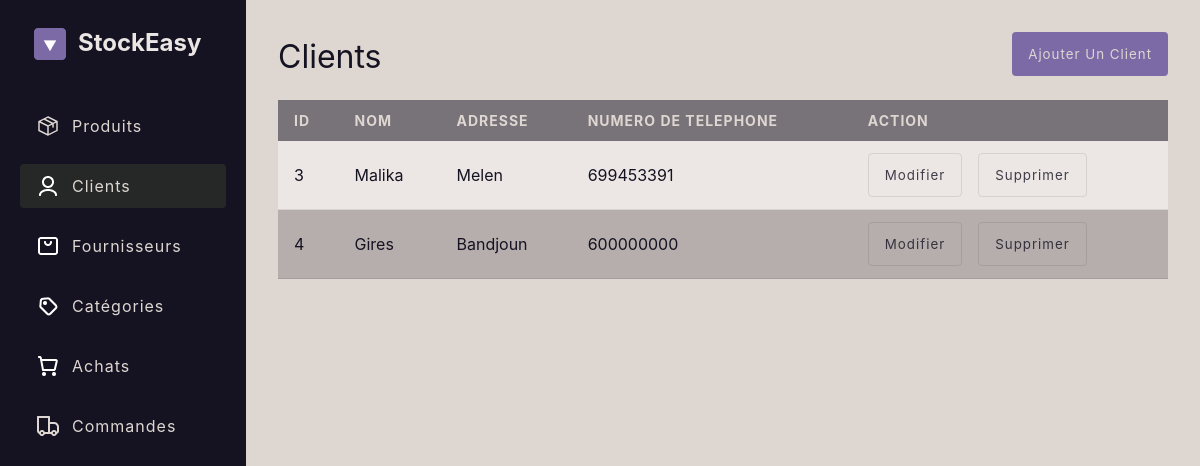
The page /customers.php on the database its author committed.
### tables this page shows
CREATE TABLE `Customer` (
  `id` int(11) NOT NULL,
  `name` varchar(255) NOT NULL,
  `address` varchar(255) DEFAULT NULL,
  `phone_number` varchar(20) DEFAULT NULL
);

### customers.php (called while the page is built, shortened)
<?php
include "functions.php";
include "templates/right_page.php";

### functions.php (the view, shortened to what this page needs)
<?php
function generateTable($data, $tableStructure, $name)
{
    $is_numeric = "";
    array_push($tableStructure, "Action");
    echo '<div class="dynamic_table">';
    echo '<table>';
    echo '<thead>';
    echo '<tr>';
    foreach ($tableStructure as $column) {
        echo '<th>' . $column . '</th>';
    }
    echo '</tr>';
    echo '</thead>';
    echo '<tbody>';
    foreach ($data as $row) {
        echo '<tr>';
        foreach ($row as $value) {
            if(is_numeric($value)){
                $is_numeric = "is_numeric";
            }
            echo '<td class="'.$is_numeric.'">' . $value . '</td>';
        }
        echo '<td class="action">
            <button data-name="'. $name .'" data-'. $name .'="'. http_build_query($row) .'" class="btn btn-outline btn-update">Modifier</button>
            <button data-name="'. $name .'" data-'. $name .'="'. http_build_query($row) .'" class="btn btn-outline btn-delete">Supprimer</button>
        </td>';
        echo '</tr>';
    }
    echo '</tbody>';
    echo '</table>';
    echo '</div>';
}

### assets/css/Basic.css (style rules this page uses)
:root { --primary-color: #7C6AA6; --primary-color-100: #B0A6CA; --secondary-color-900: #85807D; --secondary-color-800: #9B9692; --secondary-color-700: #B2ABA7; --secondary-color-600: #C8C1BC; --secondary-color: #DED6D1; --secondary-color-100: #EBE6E3; --neutral-color-900: #0D0B14; --neutral-color: #151322; --neutral-color-400: #2C2B38; --neutral-color-300: #44424E; --neutral-color-200: #5B5A64; --neutral-color-100: #73717A; --primary-color-rgb: 124, 106, 166; --secondary-color-rgb: 222, 214, 209; --neutral-color-rgb: 21, 19, 34; --gray-color: rgba(var(--neutral-color-rgb), 0.1); }
body { font-family: "Inter"; color: var(--neutral-color); font-variation-settings: "wght" 400; background-color: var(--secondary-color); }
.btn { height: 44px; padding: 0 16px; border-radius: 4px; text-transform: capitalize; font-family: "Inter"; cursor: pointer; letter-spacing: 1px; }
.btn-outline { border: 1px solid var(--gray-color); background-color: transparent; color: rgba(var(--neutral-color-rgb), 0.8) ; }
.dynamic_table { overflow-y: auto; }
.dynamic_table table { border-collapse: collapse; width: 100%; }
.dynamic_table table th, td { padding: 12px 16px; }
.dynamic_table table td.action { display: flex; gap: 16px; }
.dynamic_table table thead { background-color: rgba(var(--neutral-color-rgb), 0.5); color: var(--secondary-color); font-size: 0.875rem; text-transform: uppercase; letter-spacing: 1px; }
.dynamic_table table thead tr { text-align: left; }
.dynamic_table table tbody tr { border-bottom: 1px solid rgba(var(--neutral-color-rgb), 0.1); }
.dynamic_table table tbody tr:nth-child(odd) { background-color: rgba(255, 255, 255, .4); }
.dynamic_table table tbody tr:nth-child(even) { background-color: rgba(var(--neutral-color-rgb), 0.2); }

### rows shown on the page
customer: id "3", name "Malika", address "Melen", phone_number "699453391"
customer: id "4", name "Gires", address "Bandjoun", phone_number "600000000"

### other values the page prints
$title "Client"
$column "ID"
$column "NOM"
$column "ADRESSE"
$column "NUMERO DE TELEPHONE"
$column "ACTION"
